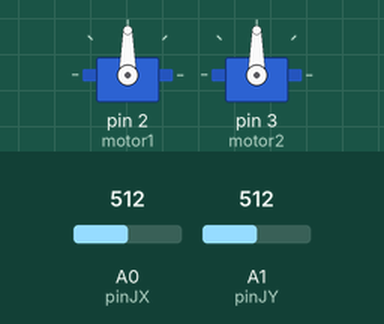
A sketch run on a simulated Arduino Uno, built with avr-gcc and run on an emulated ATmega328P. Shown: 2 × servo. The inputs (shaded band) are chosen by the test bench; at power-on: A0 (pinJX) = 512, A1 (pinJY) = 512.

Above: at 1.2 s.
1.3 s: A0 (pinJX) set to 488
2.8 s: A0 (pinJX) set to 468
At 4.3 s:
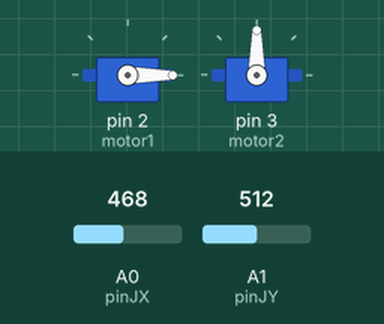
4.6 s: A1 (pinJY) set to 494
6.1 s: A1 (pinJY) set to 462
At 7.1 s:
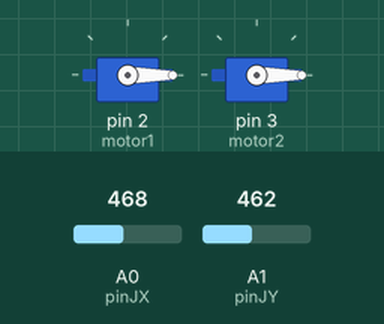
7.9 s: A0 (pinJX) set to 537
9.4 s: A0 (pinJX) set to 563
At 9.86 s:
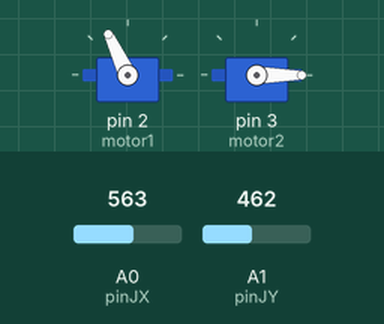
At 11.1 s:
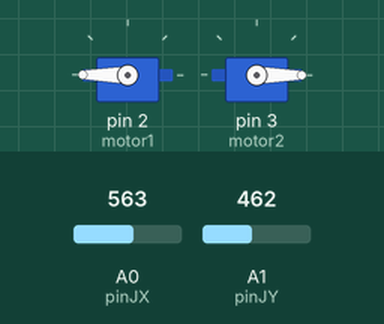
Timing chart, 0 to 12.6 s (numbered marks = the images above; inputs shaded):
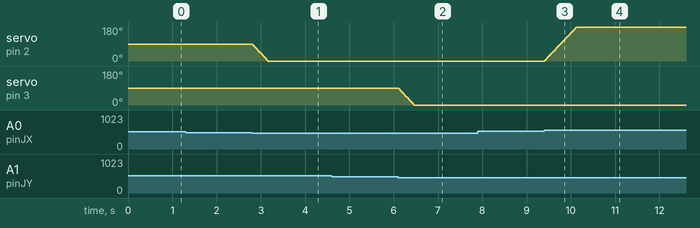

Measured:
- the behaviour switches between 480 and 479 on A0 (pinJX) (found by bisection; images 0 and 1)
- the behaviour switches between 480 and 479 on A1 (pinJY) (found by bisection; images 1 and 2)
- the behaviour switches between 550 and 551 on A0 (pinJX) (found by bisection; images 2 and 3)
- after the input at 1.3 s, every drawn part: stays the same
- after the input at 2.8 s, servo on pin 2 (motor1): moves from 90° to 0° over 0.35 s, starting at once
- after the input at 4.6 s, every drawn part: stays the same
- after the input at 6.1 s, servo on pin 3 (motor2): moves from 90° to 0° over 0.35 s, starting at once
- after the input at 7.9 s, every drawn part: stays the same
- after the input at 9.4 s, servo on pin 2 (motor1): moves from 0° to 180° over 0.71 s, starting at once

The sketch:

brazo_servo.ino
```cpp
#include <Servo.h>
int valorX = 0; // LECTURA DEL EJE X
int valorY = 0; // LECTURA DEL EJE Y
int pinJX = A0; // PIN ANALOGICO A0 DEL EJE X
int pinJY = A1; // PIN ANALOGICO A1 DEL EJE Y
Servo motor1; // DECLARAR SERVO 1
Servo motor2; // DECLARAR SERVO 2
int grados1 = 90; // POSICIÓN INICIAL SERVOMOTOR 1
int grados2 = 90; // POSICIÓN INICIAL SERVOMOTOR 2

void setup() {
Serial.begin(9600); // ACTIVA LA COMUNICACIÓN CON LA PLACA BUILD&CODE UNO
motor1.attach (2); // PIN DIGITAL PWM 6 DONDE ESTÁ CONECTADO EL SERVO 1
motor1.write (0);
motor2.attach (3); // PIN DIGITAL PWM 9 DONDE ESTÁ CONECTADO EL SERVO 2
motor2.write (0);
}

void loop() {
valorX = analogRead ( pinJX); // LECTURA DEL PUERTO ANALOG. A0 DEL EJE X
valorY = analogRead ( pinJY); // LECTURA DEL PUERTO ANALOG. A1 DEL EJE Y

// INCREMENTAR GRADOS MOTOR1
if ( (valorX > 550 ) && (valorX <= 1023) ) // INCREMENTAR LOS GRADOS CUANDO LA LECTURA DEL EJE X ES MÁS GRANDE QUE 550
{
grados1 = grados1 + 5;
}

// DECREMENTAR GRADOS MOTOR1
if ( (valorX >= 0 ) && (valorX < 480 )) // DECREMENTAR LOS GRADOS CUANDO LA LECTURA DEL EJE X ES MÁS PEQUEÑO QUE 480
{
  grados1 = grados1 - 5;
}

if ( grados1 >= 180) // SI EL SERVOMOTOR LLEGA A 180º POR MAS QUE MUEVAS EL JOYSTICK EL SERVOMOTOR NO SE MOVERÁ MÁS DE 180º
{
  grados1 = 180;
}

if ( grados1 <= 0) // SI EL SERVOMOTOR LLEGA A 0º POR MAS QUE MUEVAS EL JOYSTICK EL SERVOMOTOR NO SE MOVERÁ MÁS DE 0º
{
  grados1 = 0;
}

// INCREMENTAR GRADOS MOTOR2

if ( (valorY > 550 ) && (valorY <= 1023) ) // INCREMENTAR LOS GRADOS CUANDO LA LECTURA DEL EJE X ES MÁS GRANDE QUE 550.
{
  grados2 = grados2 + 5;
}

// DECREMENTAR GRADOS MOTOR2

if ( (valorY >= 0 ) && (valorY < 480) ) // DECREMENTAR LOS GRADOS CUANDO LA LECTURA DEL EJE X ES MÁS PEQUEÑO QUE 480
{
  grados2 = grados2 - 5;
}

if ( grados2 >= 180) // SI EL SERVOMOTOR LLEGA A 180º POR MAS QUE MUEVAS EL JOYSTICK EL SERVOMOTOR NO SE MOVERÁ MÁS DE 180º
{
  grados2 = 180;
}

if ( grados2 <= 0) // SI EL SERVOMOTOR LLEGA A 0º POR MAS QUE MUEVAS EL JOYSTICK EL SERVOMOTOR NO SE MOVERÁ MÁS DE 0º
{
  grados2 = 0;
}

motor1.write (grados1); // ENVIAR LOS GRADOS AL SERVO 1
motor2.write (grados2); // ENVIAR LOS GRADOS AL SERVO 2

delay (20);

}
```
